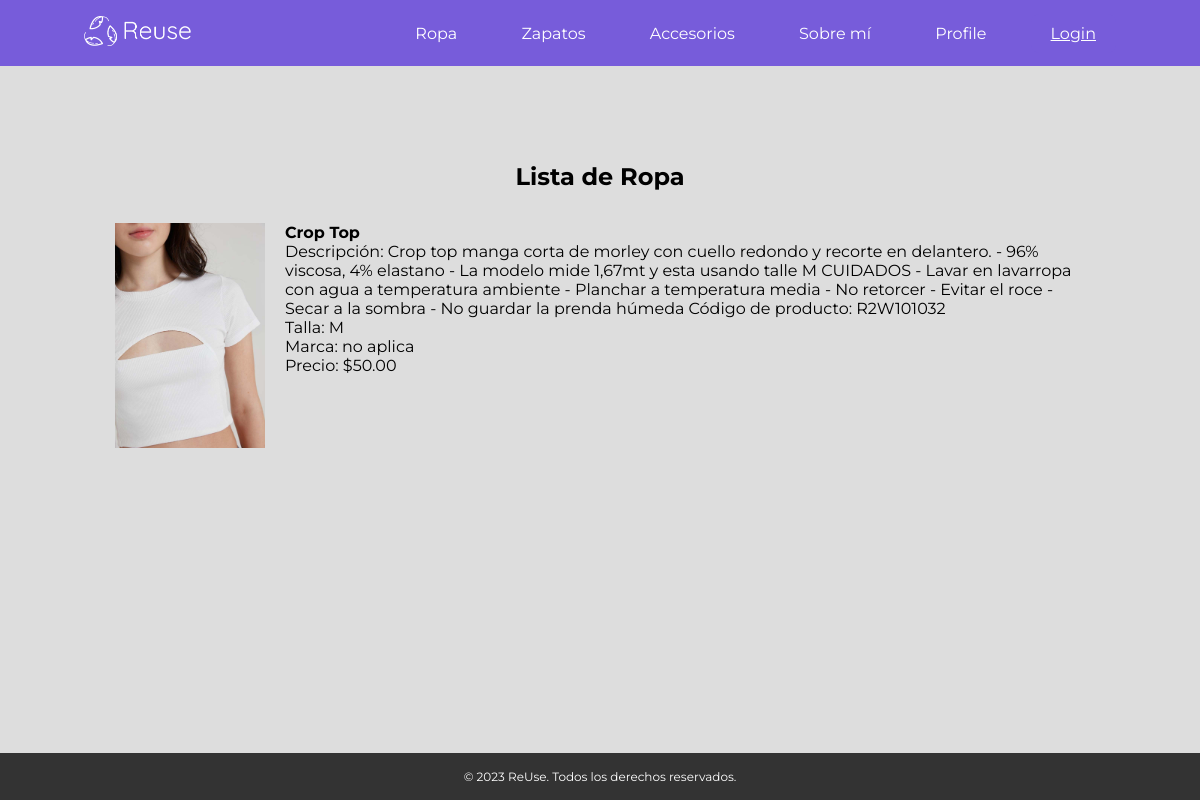
The page /accounts/lista-ropa/ on the database as committed earlier.
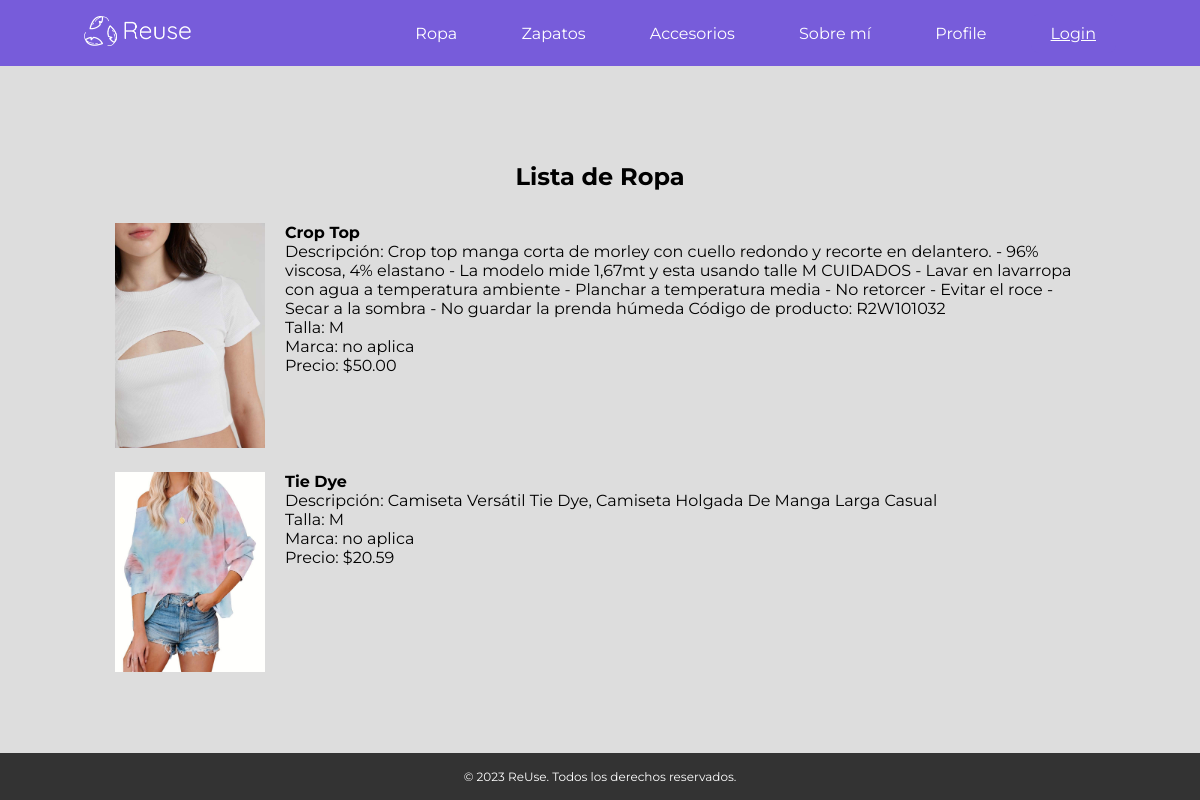
The same page on the database as committed later.
### accounts/models.py (models this page shows)
class Ropa(models.Model):
    nombre = models.CharField(max_length=255)
    descripcion = models.TextField()
    talla = models.CharField(max_length=10)
    marca = models.CharField(max_length=100)
    precio = models.DecimalField(max_digits=10, decimal_places=2, default=0.0)
    imagen = models.ImageField(upload_to='ropa/')
    usuario = models.ForeignKey(settings.AUTH_USER_MODEL, on_delete=models.CASCADE, default=1)

### accounts/views.py (the view)
# urls.py: path('lista-ropa/', views.lista_ropa, name='lista_ropa'),
def lista_ropa(request):
    elementos_ropa = Ropa.objects.all()# pylint: disable=no-member
    return render(request, 'lista_ropa.html', {'ropa': elementos_ropa})

### accounts/templates/lista_ropa.html
{% extends 'base.html' %}
{% block content %}
<section class="contenedor">
    <h2>Lista de Ropa</h2>
    <div class="contenedor_listas">
        <ul class="lista">
            {% for ropa in ropa %}
                <li class="item">
                    <div class="div20 imgs">
                        <img src="{{ ropa.imagen.url}}" alt="{{ ropa.nombre }}" width="100">
                    </div>
                    <div class="div80 informacion">
                        <strong>{{ ropa.nombre }}</strong><br>
                        Descripción: {{ ropa.descripcion }}<br>
                        Talla: {{ ropa.talla }}<br>
                        Marca: {{ ropa.marca }}<br>
                        Precio: ${{ ropa.precio }}<br>
                    </div>
                </li>
            {% endfor %}
        </ul>
    </div>
</section>
{% endblock %}

### accounts/templates/base.html (shortened to what this page needs)
<!DOCTYPE HTML>
<html>
	<head>
		{% load static %}
		<link rel="stylesheet" href="{% static 'css/main.css' %}" />
	</head>
	<body>
		<header>
		    <div class="logo">
		        <a href="/accounts/home"><img src="{% static 'imgs/logo.png' %}"  alt="Logo de la tienda"></a>
		    </div>
		    <nav>
		        <ul>
		            <li><a href="/accounts/lista-ropa" class="boton">Ropa</a></li>
		            <li><a href="/accounts/lista-zapatos" class="boton">Zapatos</a></li>
		            <li><a href="/accounts/lista-accesorios" class="boton">Accesorios</a></li>
		            <li><a href="/accounts/sobremi" class="boton">Sobre mí</a></li>
					<li><a href="/accounts/profile" class="boton">Profile</a></li>
		            <li>
						{% if user.is_authenticated %}
							<a class="btn btn-primary" href="{% url 'logout' %}">Logout</a>
						{% else %}
							<a class="btn btn-primary" href="{% url 'login' %}">Login</a>
						{% endif %}
		            </li>
		        </ul>
		    </nav>
		</header>
		{% block content %}
		{% endblock %}
		<footer>
		    <div class="copyright">
		        <p>&copy; 2023 ReUse. Todos los derechos reservados.</p>
		    </div>
		</footer>
	</body>
</html>

### accounts/static/css/main.css (style rules this page uses)
* { -webkit-box-sizing: border-box; box-sizing: border-box; margin: 0px; padding: 0px; }
*:before, *:after { -webkit-box-sizing: border-box; box-sizing: border-box; }
body { background-color: #f8f8f8; font-family: 'Livvic', sans-serif; font-family: 'Montserrat', sans-serif; color: #455161; }
header { background-color: #775CDA; color: #fff; padding: 1rem 4rem; display: flex; justify-content: space-between; align-items: center; }
nav ul { list-style: none; padding: 0; margin: 0; }
nav li { display: inline; margin-right: 20px; }
.logo { margin-left: 20px; }
.logo img { width: 50%; }
.boton { color: #fff; padding: 5px 20px; text-decoration: none; }
.contenedor { min-height: calc(100vh - 100px); padding-bottom: 100px; box-sizing: border-box; background-color: #ddd; color:#000; padding: 4rem; }
footer { background-color: #333; color: #fff; position: absolute; bottom: 0; width: 100%; padding: 1rem 4rem; }
.copyright { text-align: center; font-size: 12px; }
h2 { padding: 2rem 4rem; text-align: center; }
.contenedor_listas { width: 100%; height: auto; display: flex; justify-content: center; margin: auto; }
.btn { padding: 10px 20px; background-color: #775cda; border-radius:8px; color: #fff; border: none; cursor: pointer; }
.lista { list-style: none; padding: 0; }
.item { display: flex; justify-content: center; margin-bottom: 20px; }
.div20 { width: 200px; float: left; box-sizing: border-box; }
.div80 { width: 800px; float: left; box-sizing: border-box; }
.imgs { width: 150px; height: auto; margin-right: 20px; }
.imgs img { width: 100%; }

Rows that differ between the two databases and show on the page:
added Ropa: imagen (picture), nombre "Tie Dye", descripcion "Camiseta Versátil Tie Dye, Camiseta Holgada De Manga Larga Casual", talla "M", marca "no aplica", precio "20.59"
